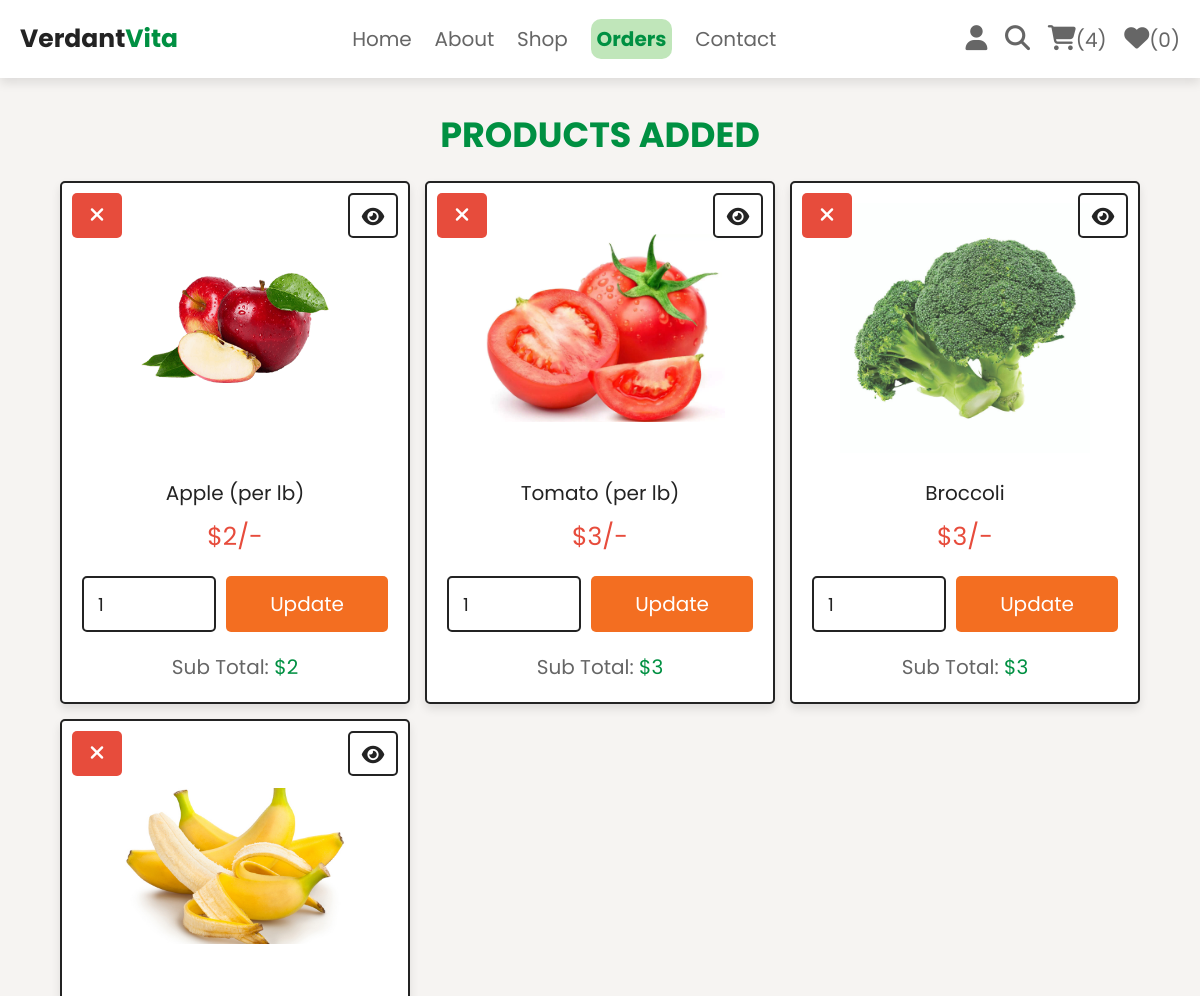
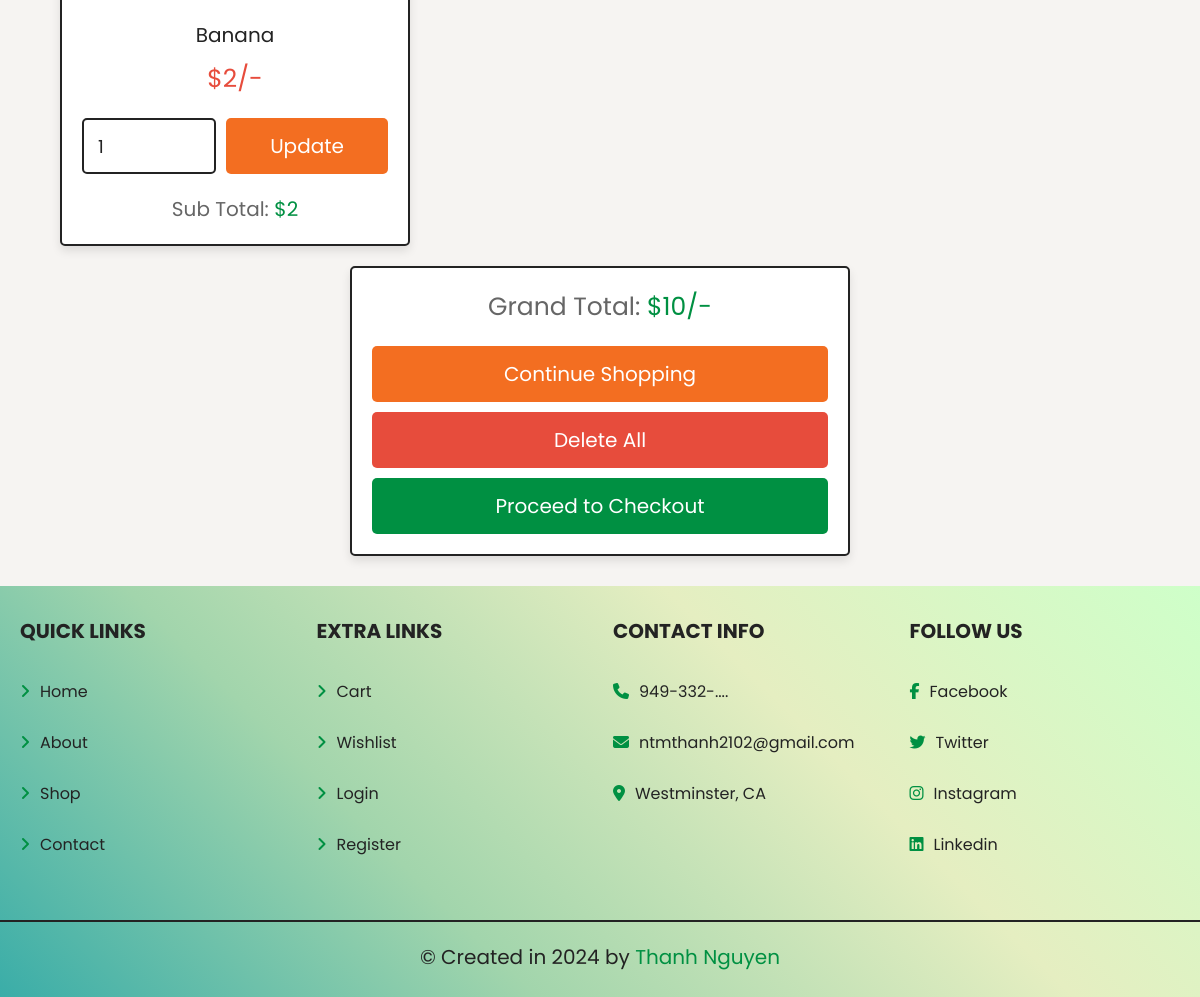
/cart.php (signed in), run on the app's committed database (2 pictures, top to bottom).
### tables this page shows
CREATE TABLE `cart` (
  `id` int(100) NOT NULL,
  `user_id` int(100) NOT NULL,
  `pid` int(100) NOT NULL,
  `name` varchar(100) NOT NULL,
  `price` int(100) NOT NULL,
  `quantity` int(100) NOT NULL,
  `image` varchar(100) NOT NULL
);

### cart.php (the view, shortened to what this page needs)
<?php
    @include 'config.php';
    $user_id = $_SESSION['user_id'];
?>
<!DOCTYPE html>
<html lang="en">
<head>
    <link rel = "stylesheet" href = "https://cdnjs.cloudflare.com/ajax/libs/font-awesome/6.5.1/css/all.min.css">
    <link rel = "stylesheet" href = "css/style.css">
</head>
<body>
    <?php include 'header.php';?>
    <section class = "shopping-cart">
        <h1 class = "title">Products Added</h1>
        <div class = "box-container">
            <?php
                $grand_total = 0;
                $select_cart = $conn->prepare("SELECT * FROM `cart` WHERE user_id = ?");
                $select_cart->execute([$user_id]);
                if ($select_cart->rowCount() > 0){
                    while ($fetch_cart = $select_cart->fetch(PDO::FETCH_ASSOC)){
            ?>
            <form action = "" class = "box" method = "POST">
                <a href = "cart.php?delete=<?= $fetch_cart['id']; ?>" class = "fas fa-times" onClick = "return confirm('Delete This Product from Cart?'); "></a>
                <a href = "view_page.php?pid=<?= $fetch_cart['id']; ?>" class = "fas fa-eye"></a>
                <img src = "uploaded_img/<?= $fetch_cart['image']; ?>" alt = "">
                <div class = "name"><?= $fetch_cart['name']; ?></div>
                <div class = "price">$<?= $fetch_cart['price']; ?>/-</div>
                <div class = "flex-btn">
                    <input type = "number" min = "1" value = "<?= $fetch_cart['quantity']; ?>" name = "p_qty" class = "qty">
                    <input type = "submit" value = "Update" class = "option-btn" name = "update_qty">
                </div>
                <div class = "sub-total">Sub Total: <span>$<?= $sub_total = ($fetch_cart['price'] * $fetch_cart['quantity']); ?></span></div>
            </form>
            <?php
                        $grand_total += $sub_total;
                    }
                } else {
                    echo '<p class = "empty">Your Cart is Empty!</p>';
                }
            ?>
        </div>
        <div class = "cart-total">
            <p>Grand Total: <span>$<?= $grand_total; ?>/-</span></p>
            <a href = "shop.php" class = "option-btn">Continue Shopping</a>
            <a href = "cart.php?delete_all" class = "delete-btn <?= ($grand_total > 0) ? '' : 'disabled'; ?>">Delete All</a>
            <a href = "checkout.php" class = "btn <?= ($grand_total > 0) ? '' : 'disabled'; ?>">Proceed to Checkout</a>
        </div>
    </section>
    <?php include 'footer.php';?>
</body>
</html>

### css/style.css (style rules this page uses)
.shopping-cart .box-container { display: grid; grid-template-columns: repeat(auto-fit, 35rem); gap: 1.5rem; justify-content: center; align-items: flex-start; }
.shopping-cart .box-container .box { padding: 2rem; text-align: center; border: var(--border); background-color: var(--white); box-shadow: var(--box-shadow); border-radius: 0.5rem; position: relative; }
.shopping-cart .box-container .box .price { padding: 1rem 0; color: var(--red); font-size: 2.5rem; }
.shopping-cart .box-container .box .fa-eye { position: absolute; top: 1rem; right: 1rem; border-radius: 0.5rem; height: 4.5rem; line-height: 4.3rem; width: 5rem; border: var(--border); color: var(--black); font-size: 2rem; }
.shopping-cart .box-container .box .fa-times { position: absolute; top: 1rem; left: 1rem; border-radius: 0.5rem; height: 4.5rem; line-height: 4.3rem; width: 5rem; color: var(--white); font-size: 2rem; background-color: var(--red); }
.shopping-cart .box-container .box img { width: 25rem; height: 25rem; object-fit: contain; margin-bottom: 1rem; }
.shopping-cart .box-container .box .name { font-size: 2rem; color: var(--black); padding-top: 1rem; }
.shopping-cart .box-container .box .qty { margin-top: 1rem; border-radius: 0.5rem; padding: 1.2rem 1.4rem; font-size: 1.8rem; color: var(--black); border: var(--border); width: 100%; }
.shopping-cart .box-container .box .sub-total { margin-top: 2rem; font-size: 2rem; color: var(--light-color); }
.shopping-cart .box-container .box .sub-total span { color: var(--green); }
.shopping-cart .cart-total { max-width: 50rem; margin: 0 auto; margin-top: 2rem; padding: 2rem; text-align: center; border: var(--border); background-color: var(--white); box-shadow: var(--box-shadow); border-radius: 0.5rem; }
.shopping-cart .cart-total p { margin-bottom: 2rem; font-size: 2.5rem; color: var(--light-color); }
.shopping-cart .cart-total p span { color: var(--green); }

### css/components.css (style rules this page uses)
:root { --green: #009042; --light-green: #c0e6ba; --orange: #f36e21; --red: #e74c3c; --black: #232323; --light-color: #666; --grey: #c0c0c0; --white: #fff; --light-bg: #f6f4f2; --border: 0.2rem solid var(--black); --box-shadow: 0 0.5rem 1rem rgba(0, 0, 0, 0.1); --background-gradient: linear-gradient(45deg, #3aada8, #a2d5ac, #e5eec1, #ceffc9); }
* { font-family: "Poppins", sans-serif; margin: 0; padding: 0; box-sizing: border-box; outline: none; border: none; text-decoration: none; color: var(--black); }
body { background-color: var(--light-bg); }
html { font-size: 62.5%; overflow-x: hidden; scroll-behavior: smooth; scroll-padding-top: 6.5rem; }
section { padding: 3rem 2rem; max-width: 1200px; margin: 0 auto; }
.btn, .delete-btn, .option-btn { display: block; width: 100%; margin-top: 1rem; border-radius: 0.5rem; color: var(--white); font-size: 2rem; padding: 1.3rem 3rem; cursor: pointer; text-align: center; }
.flex-btn { display: flex; flex-wrap: wrap; gap: 1rem; }
.flex-btn > * { flex: 1; }
.btn { background-color: var(--green); }
.delete-btn { background-color: var(--red); }
.option-btn { background-color: var(--orange); }
.title { text-align: center; margin-bottom: 2rem; text-transform: uppercase; color: var(--green); font-size: 3.5rem; }

### data on the page
cart: image (picture), name "Apple (per lb)", price "2", p_qty "1"
cart: image (picture), name "Tomato (per lb)", price "3", p_qty "1"
cart: image (picture), name "Broccoli", price "3", p_qty "1"
cart: image (picture), name "Banana", price "2", p_qty "1"

### other printed values
$count_cart_items->rowCount() "4"
$count_wishlist_items->rowCount() "0"
$grand_total "10"
